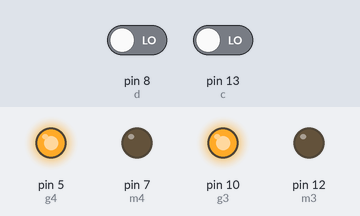
Recording of a sketch running on a simulated Arduino Uno, built with avr-gcc and run on an emulated ATmega328P. Parts: output pins drawn as LEDs (lit = HIGH). The inputs (shaded band) are chosen by the test bench; at power-on: pin 8 (d) LOW, pin 13 (c) LOW. Pins used as bus, display or sensor lines are not drawn.

Above: at 1.2 s.
1.3 s: pin 8 (d) driven HIGH
At 1.7 s:
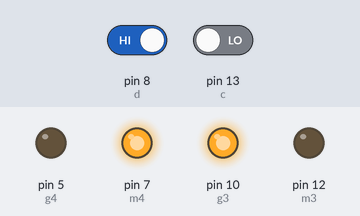
2.8 s: pin 13 (c) driven HIGH
At 4.1 s:
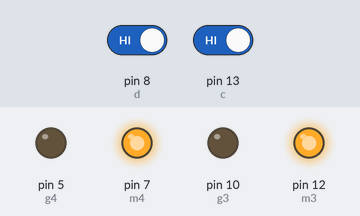
Timing chart, 0 to 5.8 s (numbered marks = the images above; inputs shaded):
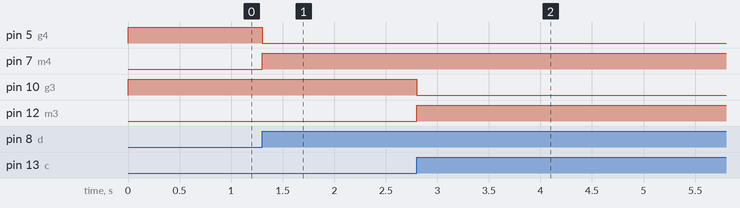

Measured:
- after the input at 1.3 s, pin 5 (g4): HIGH → LOW at once; pin 7 (m4): LOW → HIGH at once
- after the input at 2.8 s, pin 10 (g3): HIGH → LOW at once; pin 12 (m3): LOW → HIGH at once

The sketch:

arduino_2.ino
```cpp
int c=13;
int m3=12;
int r3=11;
int g3=10;
int buzz3=9;

int d=8;
int m4=7;
int r4=6;
int g4=5;
int buzz4=4;

int s3,s4;
void setup()
{
  pinMode(c,INPUT);
  pinMode(d,INPUT);

  pinMode(r3,OUTPUT);
  pinMode(r4,OUTPUT);
  pinMode(g3,OUTPUT);
  pinMode(g4,OUTPUT);

  pinMode(m3,OUTPUT);
  pinMode(m4,OUTPUT);

  digitalWrite(g3,HIGH);
  digitalWrite(g4,HIGH);
  digitalWrite(m3,LOW);
  digitalWrite(m4,LOW);
  digitalWrite(r3,LOW);
  digitalWrite(r4,LOW);
  digitalWrite(buzz3,LOW);
  digitalWrite(buzz4,LOW);
}

void loop()
{
  s3=digitalRead(c);
  s4=digitalRead(d);

  if(s3==HIGH)
  {
    digitalWrite(r3,HIGH);
    digitalWrite(g3,LOW);
    digitalWrite(m3,HIGH);
    digitalWrite(buzz3,HIGH);
  }

  if(s4==HIGH)
  {
    digitalWrite(r4,HIGH);
    digitalWrite(g4,LOW);
    digitalWrite(m4,HIGH);
    digitalWrite(buzz4,HIGH);
  }


}
```
